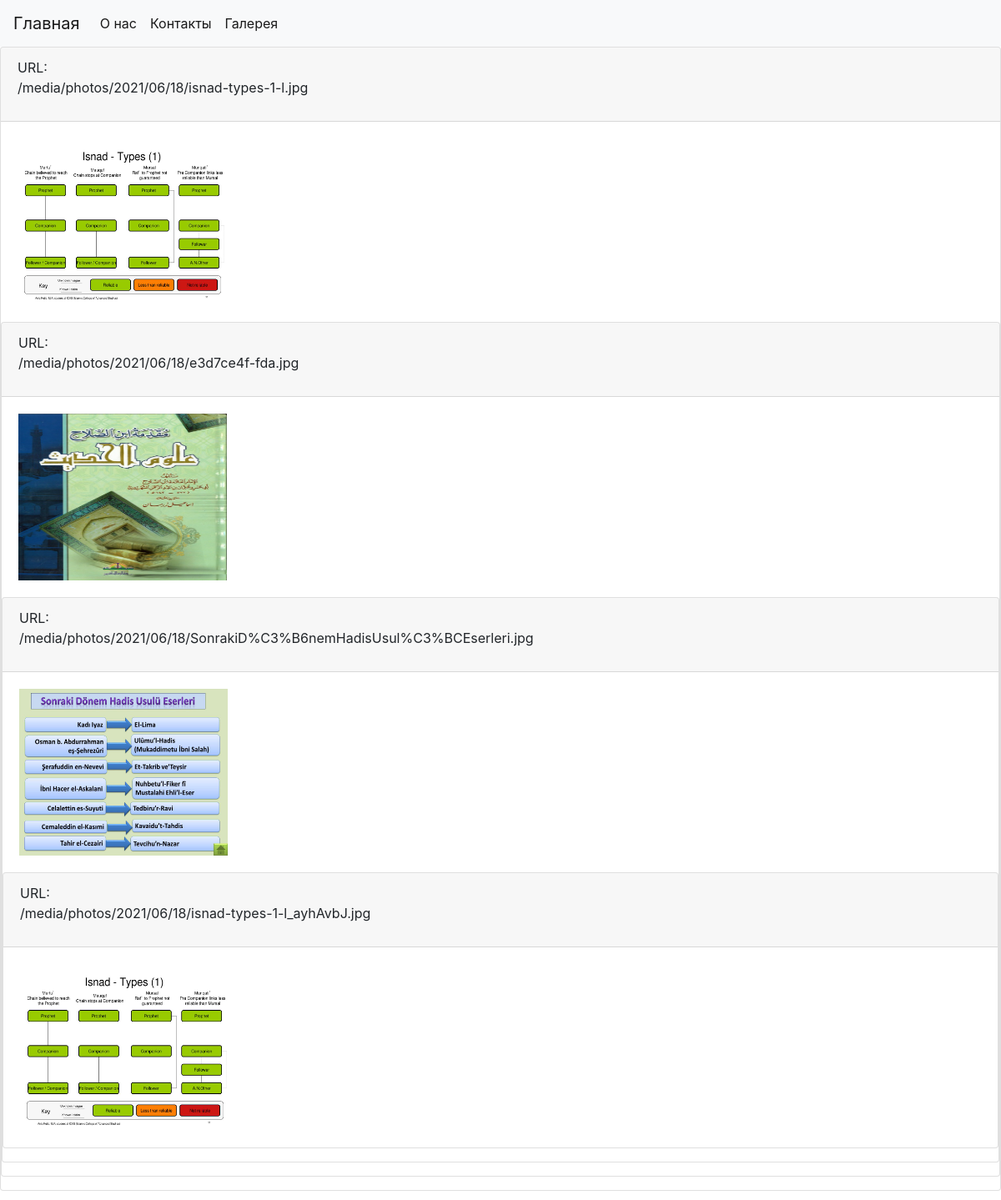
Page /gallery/ on the committed database.
### pages/models.py (models this page shows)
class Photos(models.Model):
    photo = models.ImageField(upload_to='photos/%Y/%m/%d', blank=True)
    title = models.CharField(max_length=200)
    def __str__(self):
        return self.photo.name

### pages/views.py (the view)
# urls.py: path('gallery/', views.gallery, name='gallery'),
def gallery(request):
    photos = Photos.objects.all()
    print(photos)
    return render(request, 'pages/gallery.html', {'photos': photos,})

### pages/templates/pages/gallery.html (shortened to what this page needs)
{% load static %}
<!DOCTYPE html>
<html lang="en">
<head>
<link rel="stylesheet" href="https://stackpath.bootstrapcdn.com/bootstrap/4.3.1/css/bootstrap.min.css">
</head>
<body>
{% include 'pages/inc/_navbar.html' %}
{% for item in photos %}
        <div class="card mb-3">
            <div class="card-header">
              URL: <p> {{ item.photo.url }}</p>
            </div>
            <div class="card-body">
                <img src="{{ item.photo.url }}"  align="left"  alt="" width="250" height="200" >
           </div>
{% endfor %}
</body>
</html>

### pages/templates/pages/inc/_navbar.html (shortened to what this page needs)
<nav class="navbar navbar-expand-lg navbar-light bg-light">
  <a class="navbar-brand" href="{% url 'index' %}">Главная</a>
  <div class="collapse navbar-collapse" id="navbarNav">
    <ul class="navbar-nav">
      <li class="nav-item active">
        <a class="nav-link" href="{% url 'about' %}"> О нас <span class="sr-only">(current)</span></a>
      </li>
      <li class="nav-item active">
        <a class="nav-link" href="{% url 'contact' %}">Контакты </a>
      </li>
            <li class="nav-item active">
        <a class="nav-link" href="{% url 'gallery' %}">Галерея </a>
      </li>
    </ul>
  </div>
</nav>

### rows in the picture
Photos: photo "/media/photos/2021/06/18/isnad-types-1-l.jpg", photo (picture)
Photos: photo "/media/photos/2021/06/18/e3d7ce4f-fda.jpg", photo (picture)
Photos: photo "/media/photos/2021/06/18/SonrakiD%C3%B6nemHadisUsul%C3%BCEserleri.jpg", photo (picture)
Photos: photo "/media/photos/2021/06/18/isnad-types-1-l_ayhAvbJ.jpg", photo (picture)
